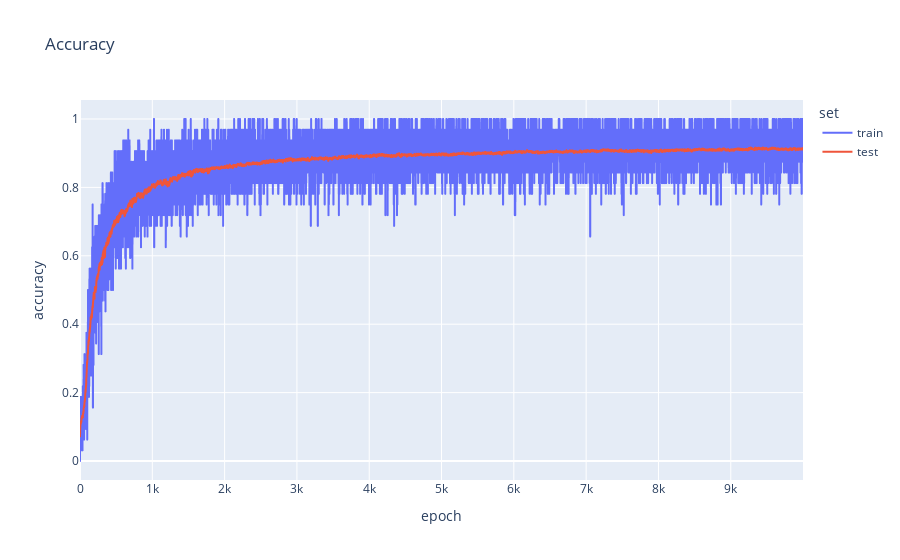

Notebook cell for this chart:
### Code cell
px.line(accuracies, 
        title='Accuracy',
        labels={'index':'epoch',
                'value':'accuracy',
                'variable':'set'}
        )

### Figure 1 — Plotly figure (JSON) as saved in the notebook; plotly's stock layout.template omitted (floating-point values rounded to 4 significant figures; data arrays with more than 128 entries replaced by an {"elided": "..."} marker saying what was removed)
{"data": [{"hovertemplate": "set=train<br>epoch=%{x}<br>accuracy=%{y}<extra></extra>", "legendgroup": "train", "line": {"color": "#636efa", "dash": "solid"}, "marker": {"symbol": "circle"}, "mode": "lines", "name": "train", "showlegend": true, "type": "scattergl", "x": {"elided": "10000 int values"}, "xaxis": "x", "y": {"elided": "10000 float values"}, "yaxis": "y"}, {"hovertemplate": "set=test<br>epoch=%{x}<br>accuracy=%{y}<extra></extra>", "legendgroup": "test", "line": {"color": "#EF553B", "dash": "solid"}, "marker": {"symbol": "circle"}, "mode": "lines", "name": "test", "showlegend": true, "type": "scattergl", "x": {"elided": "10000 int values"}, "xaxis": "x", "y": {"elided": "10000 float values"}, "yaxis": "y"}], "layout": {"legend": {"title": {"text": "set"}, "tracegroupgap": 0}, "title": {"text": "Accuracy"}, "xaxis": {"anchor": "y", "domain": [0, 1], "title": {"text": "epoch"}}, "yaxis": {"anchor": "x", "domain": [0, 1], "title": {"text": "accuracy"}}}}
